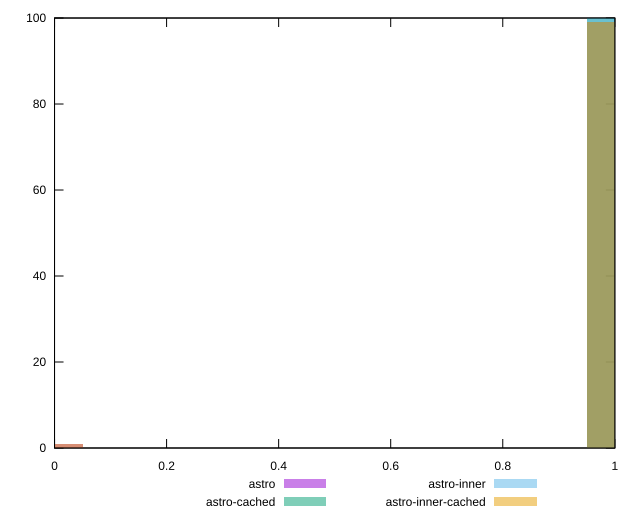

The script that saved this image:
reset

$astro <<EOF
0 1
1 99
EOF

$astroCached <<EOF
1 100
EOF

$astroInner <<EOF
1 100
EOF

$astroInnerCached <<EOF
0 1
1 99
EOF

set key outside below
set boxwidth 0.1
set xrange [0:1]
set yrange [0:100]
set trange [0:100]
set style fill transparent solid 0.5 noborder
set terminal svg size 640, 520 enhanced background rgb 'white'
set output "reports/report_00033_2021-03-01T14-23-16.841Z/server-response-time/comparison/histogram/all_score.svg"

plot $astro title "astro" with boxes, \
     $astroCached title "astro-cached" with boxes, \
     $astroInner title "astro-inner" with boxes, \
     $astroInnerCached title "astro-inner-cached" with boxes

reset
